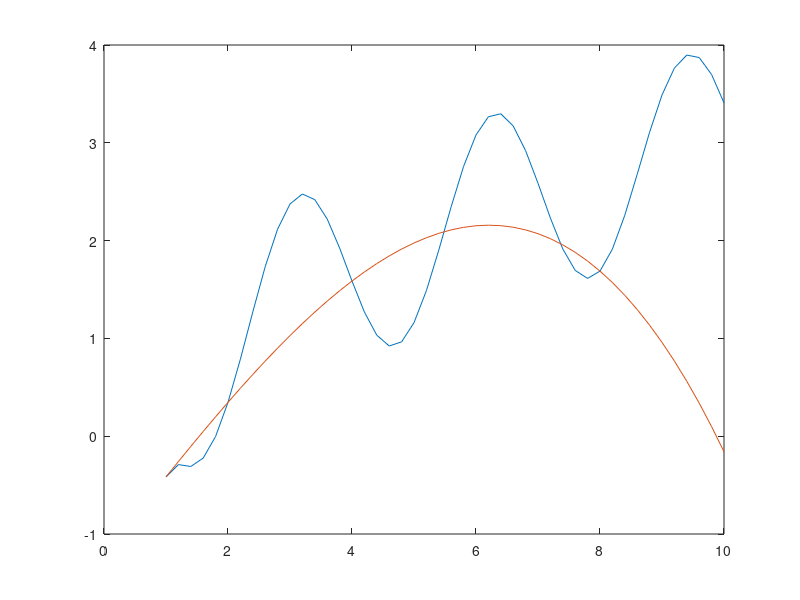

This chart was generated by the following MATLAB code:
clc
#{
   Considere a função fx abaixo faça oque se pede.
#}

u = 3
fx = @(x)sqrt(x-1) + cos(2*x)

#{
---------------------------------------//---------------------------------------
    Determine os coeficientes do plolinomio que interpola a função acima nos pontos,
    x_0 = 1, 
    x_1 = 2, 
    x_2 = 4, 
    x_3 = u+5,
#}

x_0 = fx(1) 
x_1 = fx(2) 
x_2 = fx(4)
x_3 = fx(u+5)

b = [x_0; x_1; x_2; x_3]

A = [(1)^0 (1)^1 (1)^2 (1)^3;
     (2)^0 (2)^1 (2)^2 (2)^3;
     (4)^0 (4)^1 (4)^2 (4)^3;
  (u+5)^0 (u+5)^1 (u+5)^2 (u+5)^3]

y = A\b

#{
---------------------------------------//---------------------------------------
    Determine o erro relativo da aplicação do plolinomio, no ponto z = u +¨6
#}

z = u + 6

p = y
p = flipud(p)

erro = abs((fx(z) - polyval(p, z)) / fx(z))


#{
---------------------------------------//---------------------------------------
   Realize um plote duplo da função f(x) e o plolinomio p(x) interpolador. 
   no intervalo [1, u+7]
#}

x = 1: 0.2: (u+7);
plot(x, fx(x), x, polyval(p, x))